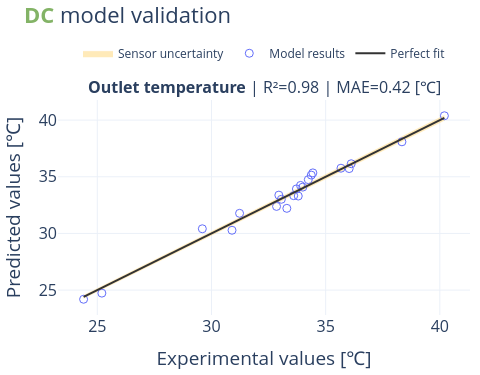

The code cell stored with this chart in its notebook:
### Code cell
from phd_visualizations.super_makers import SuperMarker

# fig = regression_plot(
#     df_ref= df, 
#     df_mod= results_df, 
#     var_ids=["Tout"], 
#     units=["℃"]*1, 
#     instruments=[SupportedInstruments.pt100]*1,
#     show_error_metrics=["r2", "mae"],
#     var_labels=["Outlet temperature"],
#     legend_pos="top_spaced",
#     inline_error_metrics_text=True,
    
#     # kwargs for layout
#     title_text="<b>Condenser</b> model validation",
#     legend_y = 1.06, 
#     title_y=0.99,
#     # legend_font=dict(size=12),
#     width=470,
#     height=700,
#     vertical_spacing=0.2,
#     # margin=dict(l=10, r=10, t=200, b=10),
    
#     # super_marker=SuperMarker(
#     #     size_var_id="mv",
#     #     size_var_range=[df.mv.min(), df.mv.max()],
#     #     size_label="Vapor mass flow rate",
#     # )
# )
# fig.update_layout(legend_y = 1.1, legend_font=dict(size=12))

fig = regression_plot(
    df_ref= df, 
    df_mod= results_df, 
    var_ids=["Tout"], 
    units=["℃"], 
    instruments=[SupportedInstruments.pt100],
    width=480, height=750//2,
    show_error_metrics=["r2", "mae"],
    inline_error_metrics_text=True,
    legend_pos="top_spaced",
    vertical_spacing=0.15,
    legend_y=1.15,
    title_y=0.98,
    var_labels=["Outlet temperature"],
    title_text='<span style="color:#83b366; font-weight:bold;">DC</span> model validation'
)

fig

### Figure 1 — Plotly figure (JSON) as saved in the notebook; plotly's stock layout.template omitted (floating-point values rounded to 4 significant figures)
{"data": [{"fillcolor": "rgba(254, 203, 82, 0.4)", "hoverinfo": "skip", "line": {"color": "#FECB52", "width": 0.1}, "mode": "lines", "name": "Uncertainty Tout", "showlegend": false, "type": "scatter", "x": [24.4, 25.2, 29.6, 30.9, 31.23, 32.85, 32.95, 33.06, 33.3, 33.6, 33.72, 33.8, 33.9, 34.0, 34.24, 34.37, 34.44, 35.67, 36.03, 36.12, 38.34, 40.2], "xaxis": "x", "y": [24.55, 25.36, 29.78, 31.08, 31.42, 33.04, 33.14, 33.26, 33.5, 33.8, 33.92, 34.0, 34.1, 34.2, 34.44, 34.57, 34.64, 35.88, 36.24, 36.33, 38.56, 40.43], "yaxis": "y"}, {"fill": "tonexty", "fillcolor": "rgba(254, 203, 82, 0.4)", "line": {"color": "#FECB52", "width": 0.1}, "mode": "lines", "name": "Sensor uncertainty", "showlegend": true, "type": "scatter", "x": [24.4, 25.2, 29.6, 30.9, 31.23, 32.85, 32.95, 33.06, 33.3, 33.6, 33.72, 33.8, 33.9, 34.0, 34.24, 34.37, 34.44, 35.67, 36.03, 36.12, 38.34, 40.2], "xaxis": "x", "y": [24.25, 25.04, 29.42, 30.72, 31.04, 32.66, 32.76, 32.86, 33.1, 33.4, 33.52, 33.6, 33.7, 33.8, 34.04, 34.17, 34.24, 35.46, 35.82, 35.91, 38.12, 39.97], "yaxis": "y"}, {"legendgroup": "model0", "marker": {"color": "#636EFA", "size": 8, "symbol": "circle-open"}, "mode": "markers", "name": "Model results", "showlegend": true, "type": "scatter", "x": [24.4, 25.2, 29.6, 30.9, 31.23, 32.85, 32.95, 33.06, 33.3, 33.6, 33.72, 33.8, 33.9, 34.0, 34.24, 34.37, 34.44, 35.67, 36.03, 36.12, 38.34, 40.2], "xaxis": "x", "y": [24.19, 24.73, 30.41, 30.28, 31.78, 32.38, 33.38, 33.01, 32.21, 33.33, 33.93, 33.3, 34.24, 34.09, 34.75, 35.15, 35.34, 35.76, 35.72, 36.15, 38.09, 40.39], "yaxis": "y"}, {"line": {"color": "#333333", "width": 2}, "mode": "lines", "name": "Perfect fit", "showlegend": true, "type": "scatter", "x": [24.4, 25.2, 29.6, 30.9, 31.23, 32.85, 32.95, 33.06, 33.3, 33.6, 33.72, 33.8, 33.9, 34.0, 34.24, 34.37, 34.44, 35.67, 36.03, 36.12, 38.34, 40.2], "xaxis": "x", "y": [24.4, 25.2, 29.6, 30.9, 31.23, 32.85, 32.95, 33.06, 33.3, 33.6, 33.72, 33.8, 33.9, 34.0, 34.24, 34.37, 34.44, 35.67, 36.03, 36.12, 38.34, 40.2], "yaxis": "y"}], "layout": {"annotations": [{"font": {"size": 16}, "showarrow": false, "text": "<b>Outlet temperature</b> | R²=0.98 | MAE=0.42 [℃]", "x": 0.5, "xanchor": "center", "xref": "paper", "y": 1, "yanchor": "bottom", "yref": "paper"}], "font": {"size": 16}, "height": 375, "hoverlabel": {"bgcolor": "white", "bordercolor": "rgba(192, 191, 188,0.8)", "font": {"size": 13}, "namelength": 40}, "hovermode": "x unified", "legend": {"font": {"size": 12}, "orientation": "h", "valign": "middle", "x": 0.5, "xanchor": "center", "y": 1.15, "yanchor": "bottom"}, "margin": {"b": 10, "l": 10, "r": 10, "t": 100}, "showlegend": true, "title": {"text": "<span style=\"color:#83b366; font-weight:bold;\">DC</span> model validation", "y": 0.98}, "width": 480, "xaxis": {"anchor": "y", "domain": [0, 1], "title": {"text": "Experimental values [℃]"}}, "yaxis": {"anchor": "x", "domain": [0, 1], "title": {"text": "Predicted values [℃]"}}}}
